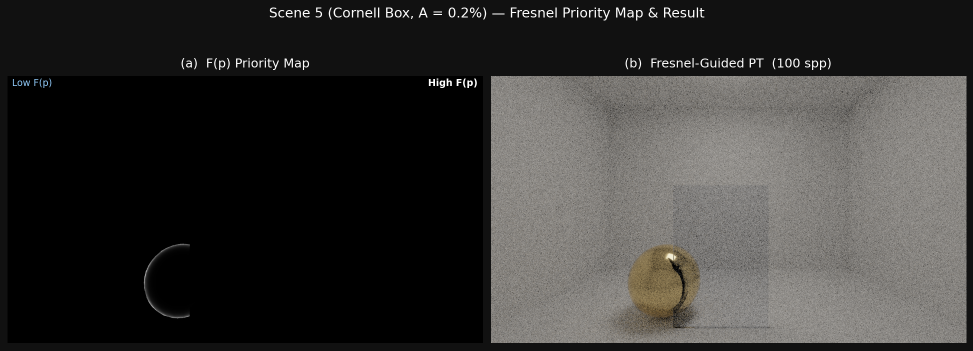
#> input picture figure1_teaser.png, 1946 x 701 px (shown at 1/2 size)
$ python resize_figures.py
#> lines starting #> are read from the running program, lines starting #| are printed output that depends on the picture
"""
두 단(two-column) 논문 삽입용 이미지 리사이즈
300 DPI 기준:
  두 단 전체(170mm): 2008 px
  한 단(82mm):        969 px
"""

from PIL import Image
import os

# (파일명, 목표 width px, 목표 height px)
# height=None 이면 비율 유지
targets = [
    ('figure1_teaser.png',           2008,  620),   # 두 단, 가로 긴 teaser
    ('figure2_self_regulation.png',   969,  780),   # 한 단, 거의 정방형
    ('figure3_comparison.png',       2008, 1100),   # 두 단, 2행 그리드
    ('figure4_gpu_timing.png',       2008,  780),   # 두 단 bar chart
    ('figure5_user_study.png',       2008,  780),   # 두 단 bar chart
]

OUT_DIR = 'figures_paper'
os.makedirs(OUT_DIR, exist_ok=True)

for fname, tw, th in targets:
    if not os.path.exists(fname):
        print(f'SKIP (not found): {fname}')
        continue
    img = Image.open(fname).convert('RGBA')
#> img is the input picture: PIL image 1946x701 RGBA; mean R, G, B, A 54.7, 53.5, 51.7, 255
    resized = img.resize((tw, th), Image.LANCZOS)
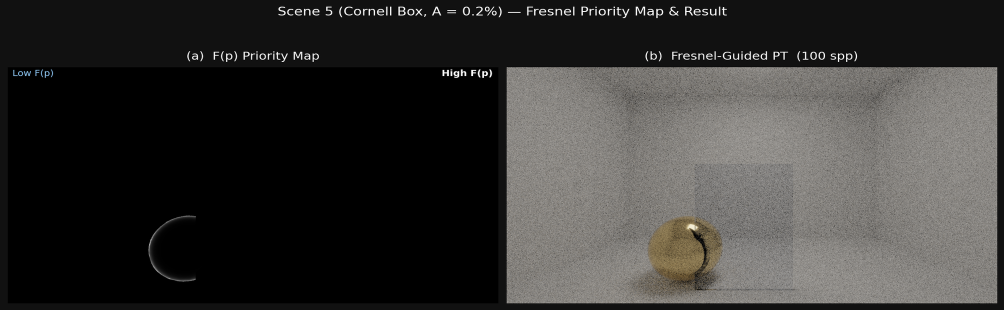
#> resized: PIL image 2008x620 RGBA (shown at 1/2 size); mean R, G, B, A 54.7, 53.5, 51.7, 255
    # 흰 배경 합성 (BMP/PDF 삽입 시 투명도 문제 방지)
    bg = Image.new('RGB', (tw, th), (255, 255, 255))
#> bg: PIL image 2008x620 RGB; every value is 255
    bg.paste(resized, mask=resized.split()[3] if resized.mode == 'RGBA' else None)
    out_path = os.path.join(OUT_DIR, fname)
    bg.save(out_path, dpi=(300, 300))
    print(f'{fname}  ->  {tw}x{th}  saved')
#> pass 2 of the loop `for fname, tw, th in targets:`:
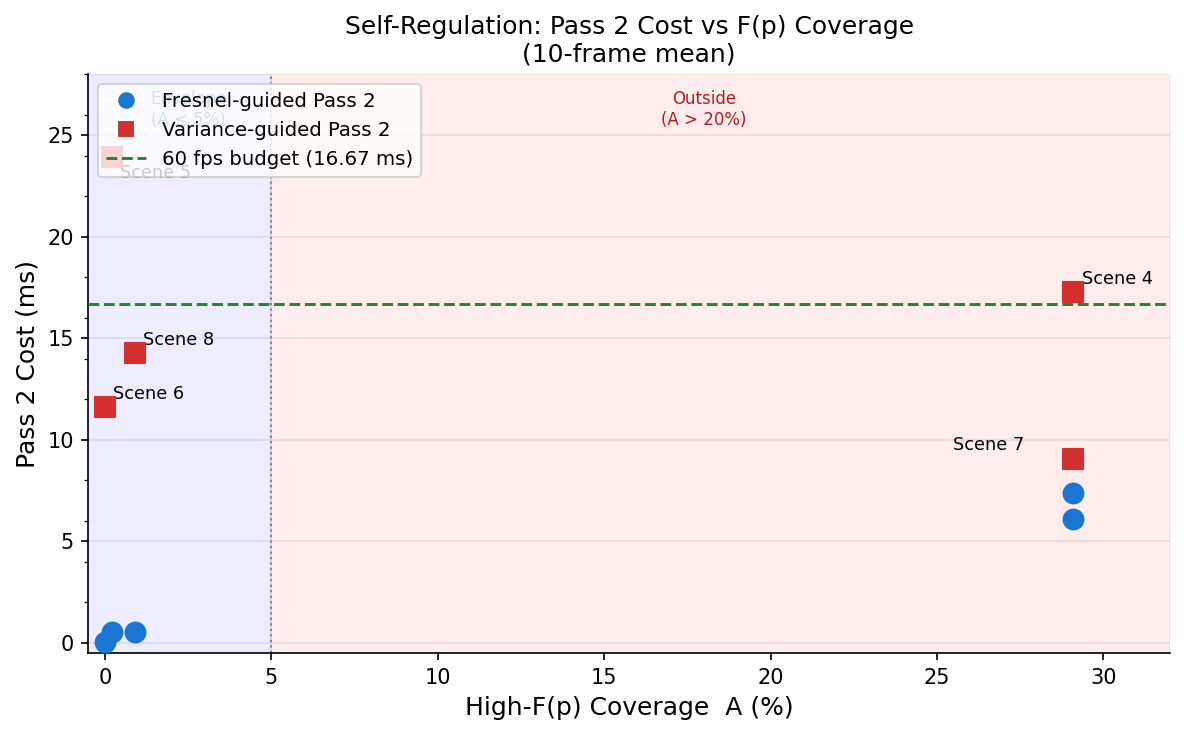
#> input picture figure2_self_regulation.png, 1185 x 735 px
#> img is the input picture: PIL image 1185x735 RGBA; mean R, G, B, A 247.3, 236.8, 238.6, 255
#> `resized = img.resize((tw, th), Image.LANCZOS)`:
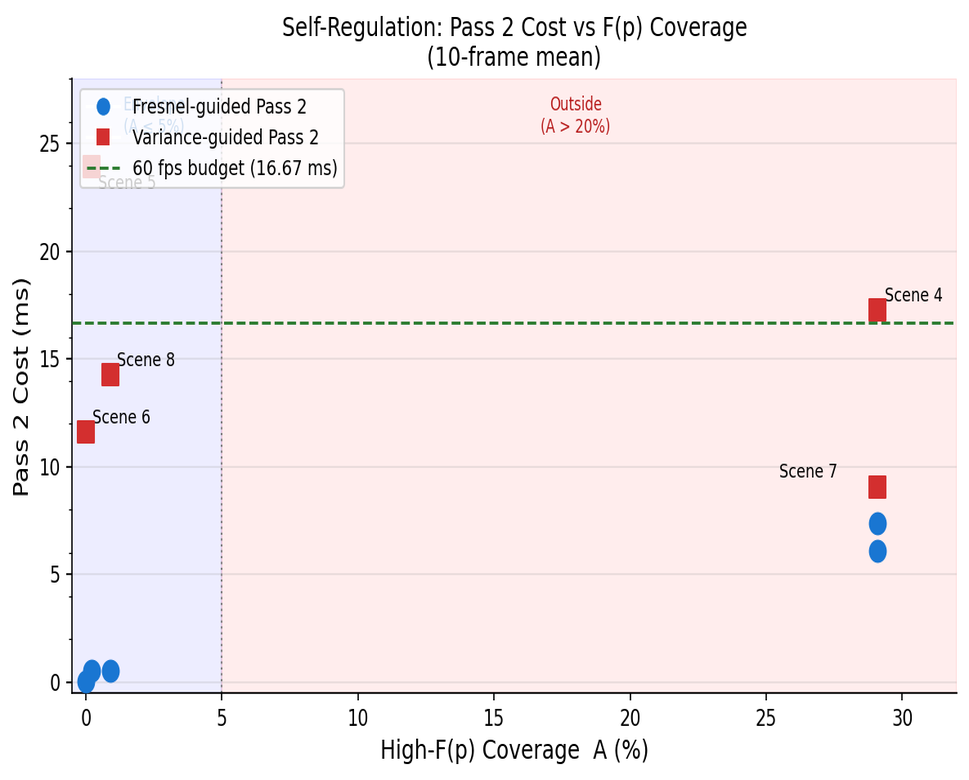
#> resized: PIL image 969x780 RGBA; mean R, G, B, A 247.1, 236.7, 238.5, 255

print(f'\n완료: ./{OUT_DIR}/')
